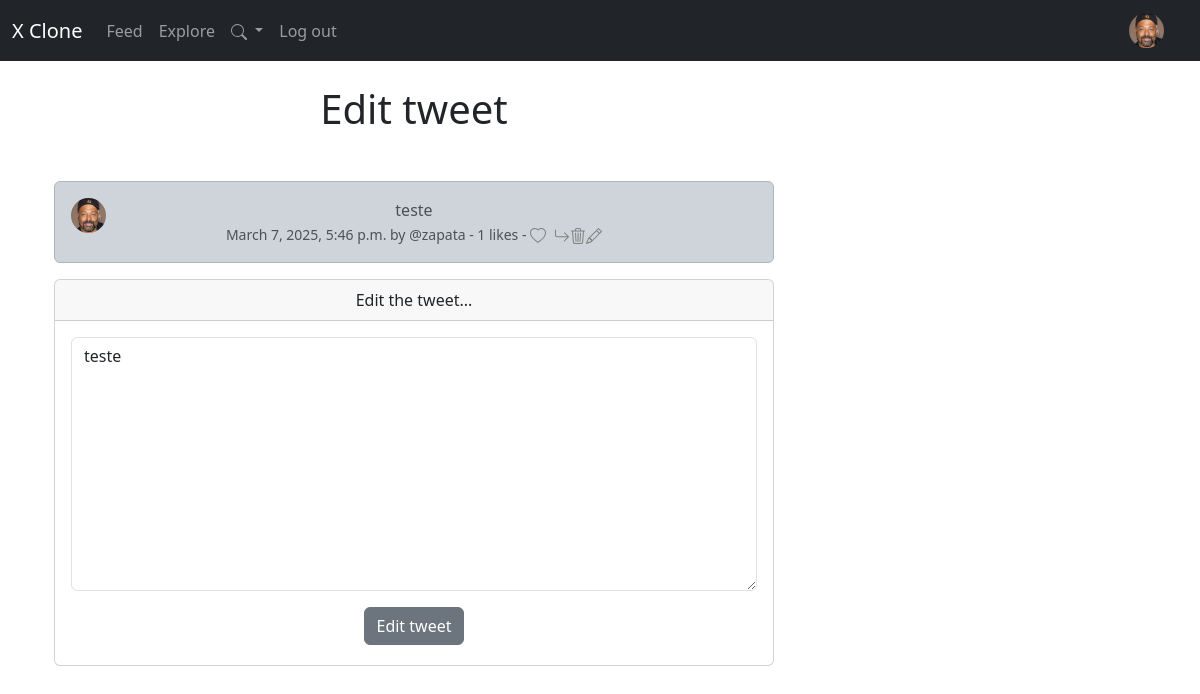
Screenshot of /edit_tweet/3 (signed in) with the database file from the repository.
### x/models.py (models this page shows, shortened)
class CustomUser(AbstractUser):
    follows = models.ManyToManyField("self",
                                     related_name="followed_by",
                                     symmetrical=False,
                                     blank=True)
    profile_image = models.ImageField(null=True, blank=True, upload_to='images/')
    profile_bio = models.CharField(null=True, blank=True, max_length=500)
    homepage_link = models.CharField(null=True, blank=True, max_length=150)
    facebook_link = models.CharField(null=True, blank=True, max_length=150)
    instagram_link = models.CharField(null=True, blank=True, max_length=150)
    linkedin_link = models.CharField(null=True, blank=True, max_length=150)
    def __str__(self):
        return self.username

class Tweet(models.Model):
    user = models.ForeignKey(
        CustomUser,
        related_name="tweets",
        on_delete=models.DO_NOTHING
    )
    body = models.CharField(max_length=200)
    created_at = models.DateTimeField(auto_now=True)
    likes = models.ManyToManyField(CustomUser, related_name='tweet_like', blank=True)
    def number_of_likes(self):
        return self.likes.count()

### x/views.py (the view)
# urls.py: path("edit_tweet/<int:pk>", views.edit_tweet, name="edit_tweet"),
def edit_tweet(request, pk):
    if request.user.is_authenticated:
        tweet = get_object_or_404(Tweet, id=pk)
        if request.user.username == tweet.user.username:
            form = TweetForm(request.POST or None, instance=tweet)
            if request.method == "POST":
                if form.is_valid():
                    tweet = form.save(commit=False)
                    tweet.user = request.user
                    tweet.save()
                    messages.success(request, ("You tweet has been updated..."))
                    return redirect("home")
            else:
                return  render (request, "edit_tweet.html", {"form" : form, 'tweet': tweet})
        else:
            messages.success(request, ("That's not your tweet!"))
        return redirect('home')
    else:
            messages.success(request, ("Please log in to continue..."))
            return redirect(request.META.get("HTTP_REFERER"))

### x/forms.py
class TweetForm(forms.ModelForm):
    body = forms.CharField(required=True, widget=forms.widgets.Textarea(
        attrs={
            "placeholder" : "Enter your message...",
            "class":"form-control",
            }
        ),
        label="",
    )
    class Meta:
        model = Tweet
        exclude = ("user", "likes")

### x/templates/edit_tweet.html (shortened to what this page needs)
{% extends 'base.html' %}
{% load static %}
{% block content %}
<div class="container text-center mb-5">
    <div class="row">
    <div class="col-8">
        <h1 class="mb-5">Edit tweet</h1>
        {% if tweet %}
        <div class="alert alert-dark" role="alert">
            <div class="row">
                <div class="col-1">
                    {% if tweet.user.profile_image %}
                    <a href="{% url 'profile' tweet.user.id %}"><img src="{{ tweet.user.profile_image.url}}" class="img-fluid rounded-circle" width=200 height=200 alt="Profile image..."></a>
                    {% else %}
                    <img src="{% static '/images/default_profile.jpg' %}" class="img-fluid rounded-circle" alt="Profile image...">
                    {% endif %}
                </div>
                <div class="col-10">
                    <div class="container">
                        {{ tweet.body }}
                        <br><small class="text-muted">
                            {{ tweet.created_at }} by @{{ tweet.user }} - {{ tweet.number_of_likes }} likes -
                    </div>
                </div>
            </div>
        </div>
        {% endif %}
        {% if user.is_authenticated %}
        <div class="card">
            <div class="card-header">
              Edit the tweet...
            </div>
            <div class="card-body">
                {% if form %}
                <form method=POST>
                    <div class="mb-1">
                        {{form.as_p}}
                    <button type="submit" class="btn btn-secondary">Edit tweet</button>
                  </form>
                  {% endif %}
                  {% endif %}
            </div>
        </div>
    </div>
</div>
{% endblock %}

### x/templates/navbar.html (shortened to what this page needs)
{% load static %}
<nav class="navbar navbar-expand-lg bg-dark navbar-dark">
    <div class="container-fluid">
      <a class="navbar-brand" href="#">X Clone</a>
      <div class="collapse navbar-collapse" id="navbarNav">
        <ul class="navbar-nav">
          <li class="nav-item">
            <a class="nav-link" aria-current="page" href="{% url 'home' %}">Feed</a>
          </li>
          <li class="nav-item">
            <a class="nav-link" href="{% url 'profile_list' %}">Explore</a>
          </li>
          {% if user.is_authenticated%}
          <li class="nav-item dropdown">
            <a class="nav-link dropdown-toggle" href="#" id="navbarDropdown" role="button" data-bs-toggle="dropdown" aria-expanded="false">
              <svg xmlns="http://www.w3.org/2000/svg" width="16" height="16" fill="currentColor" class="bi bi-search" viewBox="0 0 16 16">
                <path d="M11.742 10.344a6.5 6.5 0 1 0-1.397 1.398h-.001q.044.06.098.115l3.85 3.85a1 1 0 0 0 1.415-1.414l-3.85-3.85a1 1 0 0 0-.115-.1zM12 6.5a5.5 5.5 0 1 1-11 0 5.5 5.5 0 0 1 11 0"/>
              </svg>
            </a>
          <li class="nav-item">
            <a class="nav-link" href="{% url 'logout' %}">Log out</a>
          </li>
          {% endif %}
        </ul>
        {% if user.is_authenticated %}
          <ul class="navbar-nav ms-auto">
            <li class="nav-link navbar-brand">
              {% if user.profile_image %}
             <a href="{% url 'profile' request.user.id %}"> <img src="{{user.profile_image.url}}" class="rounded-circle" width="35"></a>
              {% else %}
              <a href="{% url 'profile' request.user.id %}"><img src="{% static '/images/default_profile.jpg' %}" class="rounded-circle" width="35"></a>
              {% endif %}
            </li>
          </ul>
        {% endif %}
      </div>
    </div>
  </nav>

### rows the page displays
CustomUser: profile_image (picture)
Tweet: user.profile_image (picture), body "teste", created_at "March 7, 2025, 5:46 p.m.", user "zapata", number_of_likes "1"
